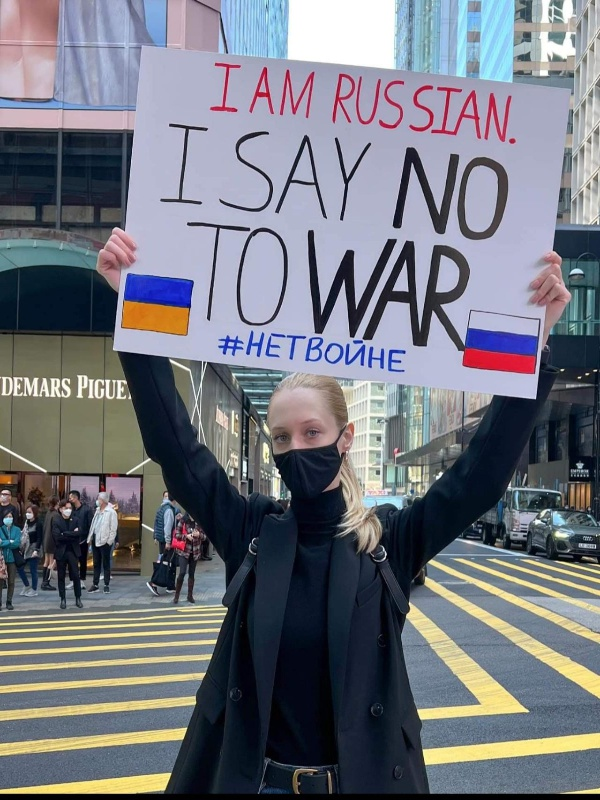
#> input picture Object_Detection/img2.jpeg, 600 x 800 px, found by its file name
$ python Edge_detection.py
#> lines starting #> are read from the running program, lines starting #| are printed output that depends on the picture; after the words box and inside, x2 and y2 are one past the last pixel; in counts of white or black regions, pixels touching at a corner belong together
import cv2 as cv
import numpy as np

img = cv.imread('../../Obj_Detection/img2.jpeg')
#> img is the input picture: shape (800, 600, 3); mean B, G, R 126.6, 117.9, 115

gray = cv.cvtColor(img,cv.COLOR_BGR2GRAY)
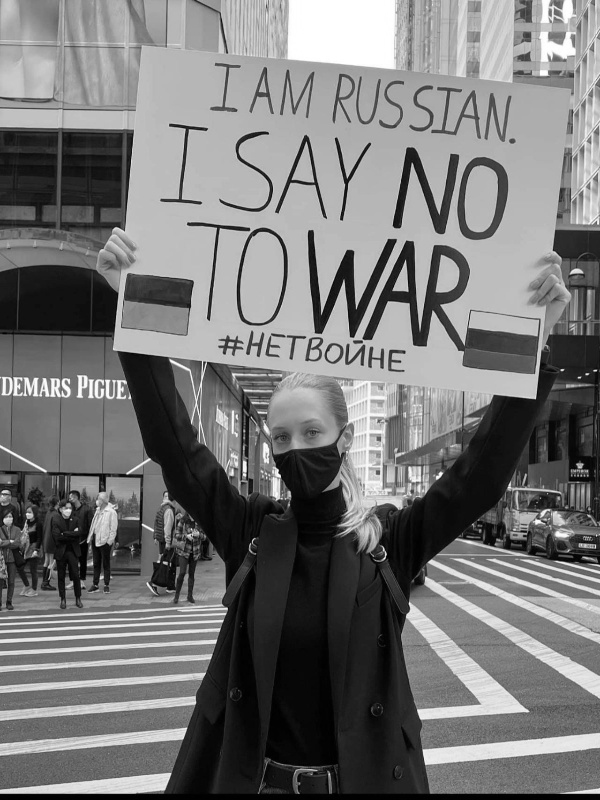
#> gray: shape (800, 600); min 0, max 255, mean 118.1

#Laplaction
lab = cv.Laplacian(gray,cv.CV_64F)
lap = np.uint8(np.absolute(lab))

# Sobel
sobelx= cv.Sobel(gray,cv.CV_64F,1,0)
sobely= cv.Sobel(gray,cv.CV_64F,0,1)
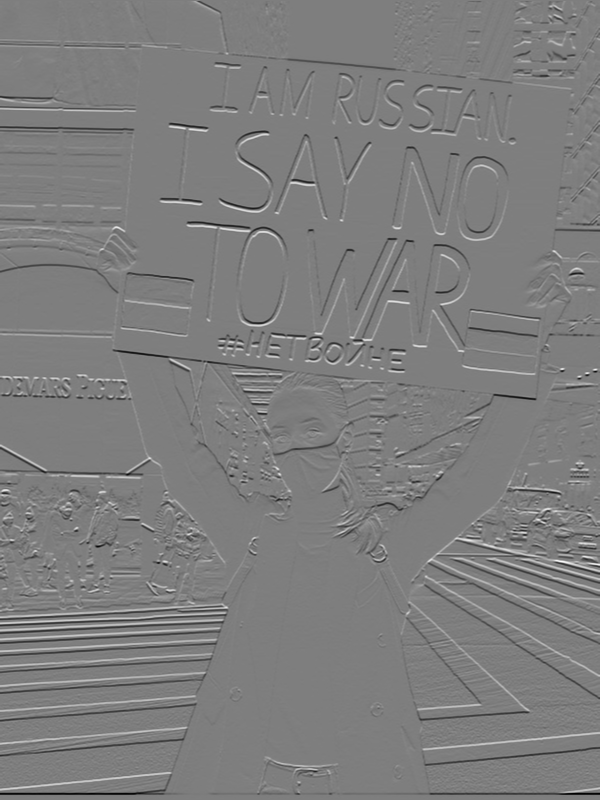
#> sobely: shape (800, 600) float64; min -911, max 926, mean -1.8; drawn with min black and max white
combined_sobel = cv.bitwise_or(sobelx,sobely)
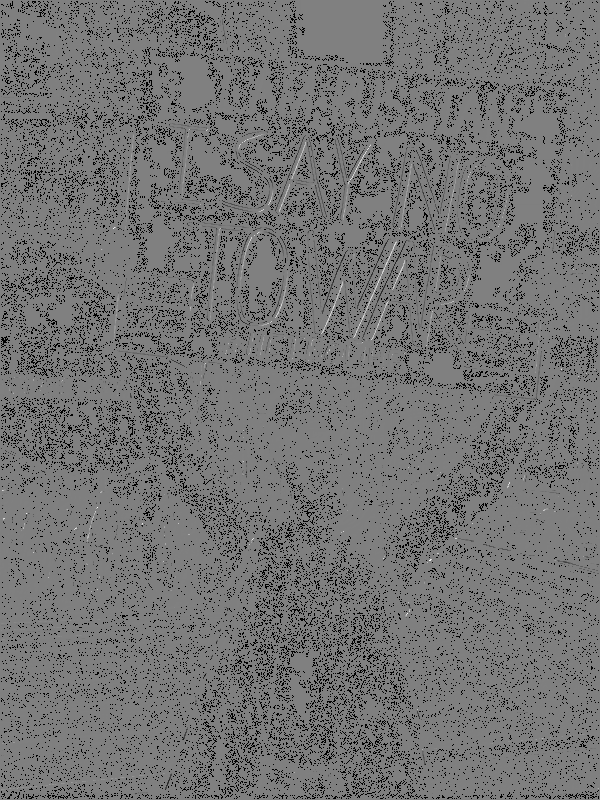
#> combined_sobel: shape (800, 600) float64; 9.84% of the values are NaN or infinite; the others: min -130944, max 129920, mean -281.8; drawn with min black, max white, NaN and infinite black
cv.imshow('sobelx',sobelx)
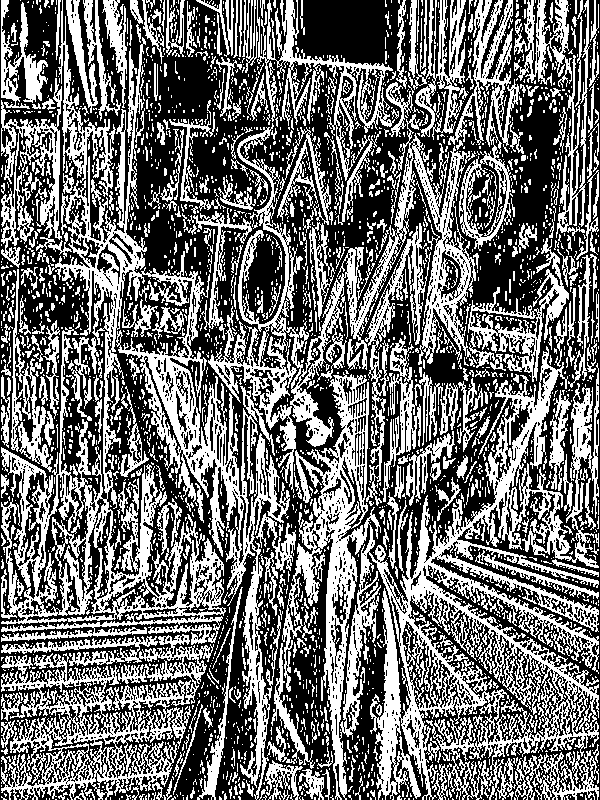
#> window 'sobelx': shape (800, 600); 43.7% white; 2937 white regions (2448 under 20 px), largest, box (x1, y1, x2, y2) and area: (282, 346, 599, 800) 44500, (1, 37, 290, 800) 38426, (208, 114, 476, 493) 15909
cv.imshow('sobely',sobely)
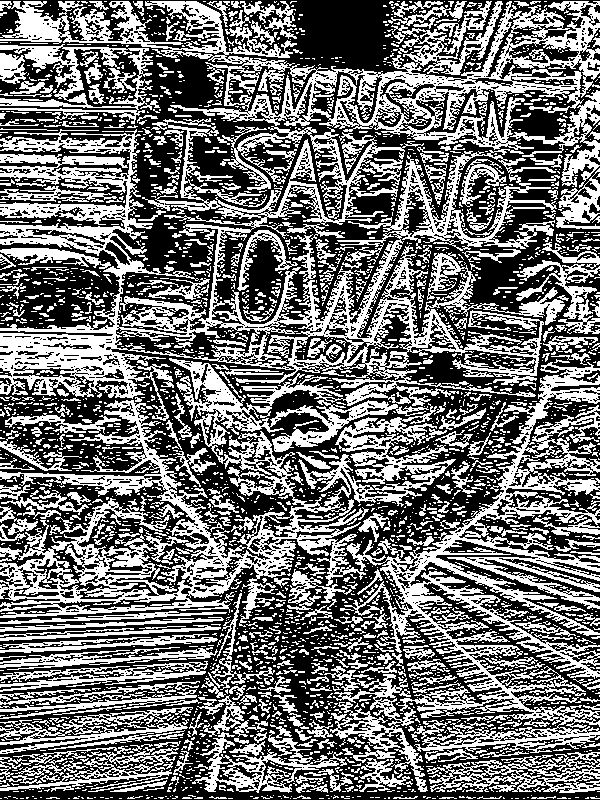
#> window 'sobely': shape (800, 600); 44.6% white; 3008 white regions (2466 under 20 px), largest, box (x1, y1, x2, y2) and area: (0, 126, 565, 627) 77054, (324, 362, 600, 792) 28611, (0, 1, 600, 150) 24059
cv.imshow('combined_sobel',combined_sobel)
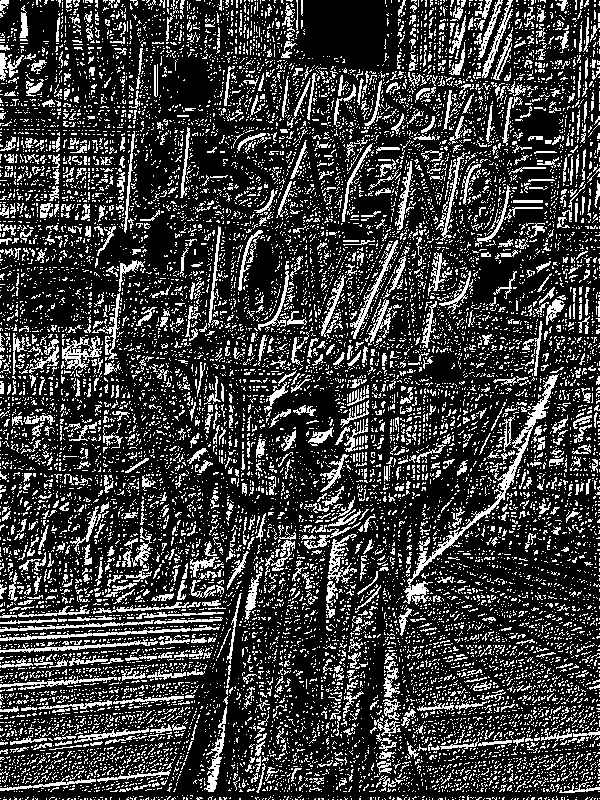
#> window 'combined_sobel': shape (800, 600); 23.6% white in thin lines or dots
cv.imshow('gray',gray)

canny = cv.Canny(gray,150,175)
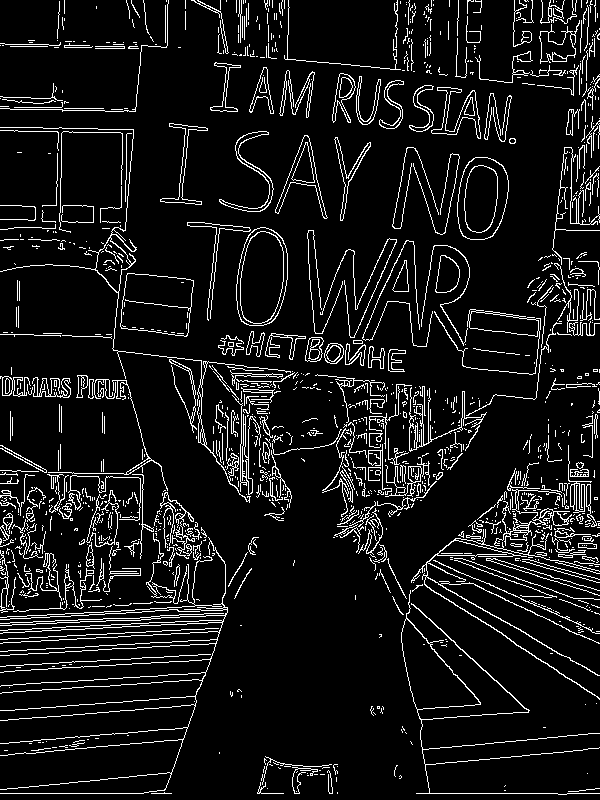
#> canny: shape (800, 600); 8.8% white in thin lines or dots
cv.imshow('canny',canny)


cv.waitKey(0)

$ run again, with Object_Detection/img1.jpeg copied over Object_Detection/img2.jpeg
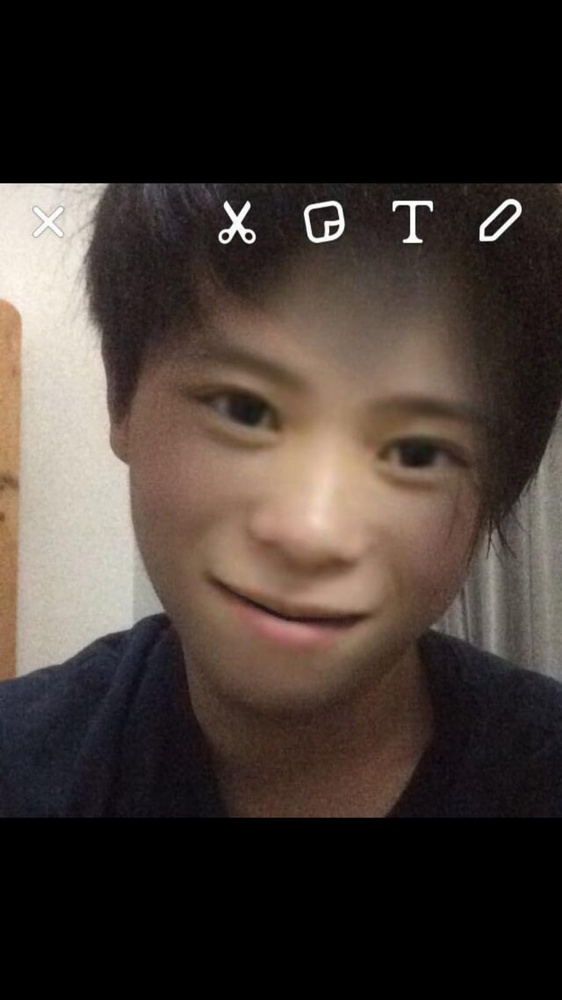
#> input picture Object_Detection/img1.jpeg, 562 x 1000 px, shrunk from 899 x 1599 before the run, found by its file name
#> img is the input picture: shape (1000, 562, 3); mean B, G, R 49.6, 55.1, 64.8
#> `cv.imshow('sobelx',sobelx)`:
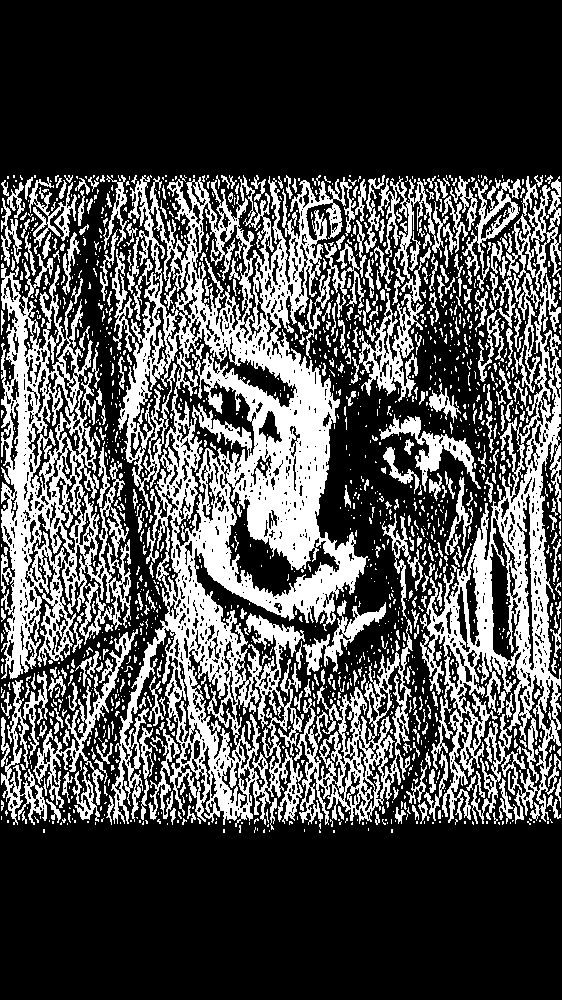
#> window 'sobelx': shape (1000, 562); 30.6% white; 1683 white regions (1310 under 20 px), largest, box (x1, y1, x2, y2) and area: (111, 175, 368, 827) 66823, (420, 176, 561, 824) 26547, (1, 254, 131, 679) 21562
#> `canny = cv.Canny(gray,150,175)`:
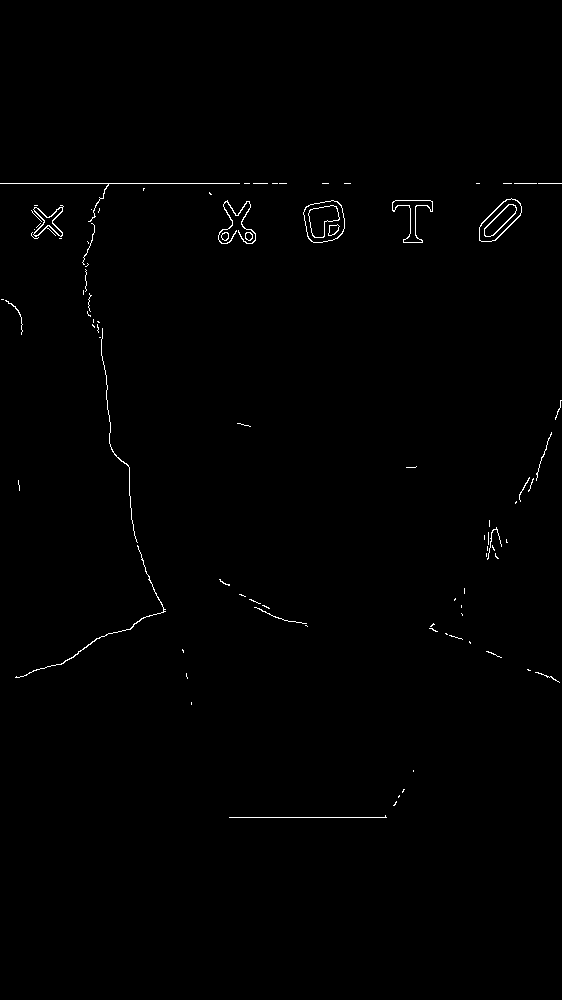
#> canny: shape (1000, 562); 0.56% white in thin lines or dots, all inside (x1, y1, x2, y2) = (0, 183, 562, 818)
